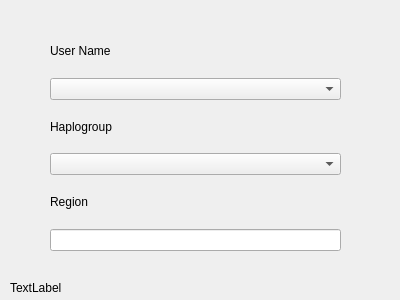
<?xml version="1.0" encoding="UTF-8"?>
<ui version="4.0">
 <class>region</class>
 <widget class="QDialog" name="region">
  <property name="geometry">
   <rect>
    <x>0</x>
    <y>0</y>
    <width>400</width>
    <height>300</height>
   </rect>
  </property>
  <property name="windowTitle">
   <string>Dialog</string>
  </property>
  <widget class="QLabel" name="label_region_2">
   <property name="geometry">
    <rect>
     <x>10</x>
     <y>280</y>
     <width>57</width>
     <height>15</height>
    </rect>
   </property>
   <property name="text">
    <string>TextLabel</string>
   </property>
  </widget>
  <widget class="QWidget" name="">
   <property name="geometry">
    <rect>
     <x>50</x>
     <y>30</y>
     <width>291</width>
     <height>221</height>
    </rect>
   </property>
   <layout class="QVBoxLayout" name="verticalLayout_4">
    <item>
     <layout class="QVBoxLayout" name="verticalLayout">
      <item>
       <widget class="QLabel" name="label">
        <property name="text">
         <string>User Name</string>
        </property>
       </widget>
      </item>
      <item>
       <widget class="QComboBox" name="comboBox"/>
      </item>
     </layout>
    </item>
    <item>
     <layout class="QVBoxLayout" name="verticalLayout_2">
      <item>
       <widget class="QLabel" name="label_2">
        <property name="text">
         <string>Haplogroup</string>
        </property>
       </widget>
      </item>
      <item>
       <widget class="QComboBox" name="comboBox_haplo"/>
      </item>
     </layout>
    </item>
    <item>
     <layout class="QVBoxLayout" name="verticalLayout_3">
      <item>
       <widget class="QLabel" name="label_3">
        <property name="text">
         <string>Region</string>
        </property>
       </widget>
      </item>
      <item>
       <widget class="QLineEdit" name="lineEdit_2"/>
      </item>
     </layout>
    </item>
   </layout>
  </widget>
 </widget>
 <resources/>
 <connections/>
</ui>
